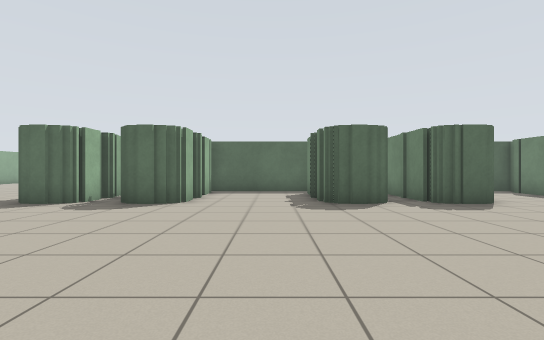
[1] (above)

24 first-person views from a walk through a world built for the Player/Stage simulator. The camera is 0.86 m above the floor, looks level and sees 85° across. Floor lines are 1 m apart. The floor is counted in squares, 1 m on a side. Each view is taken from the middle of a square. On the plan, view 1 faces up. The plan holds only what a view shows up to about 11 squares ahead; the rest is blank. Robots are left out.

[2]
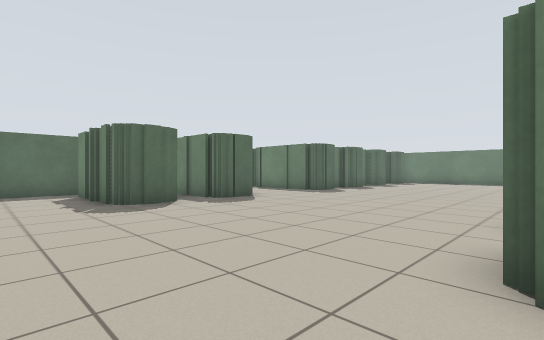

[3]
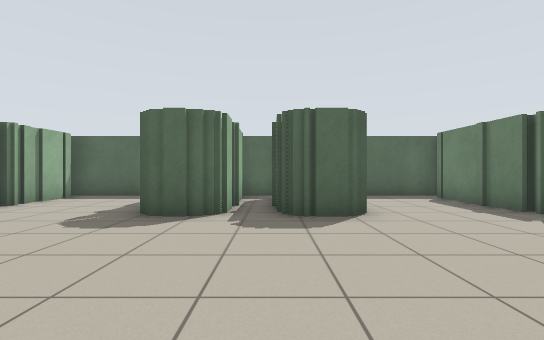

[4]
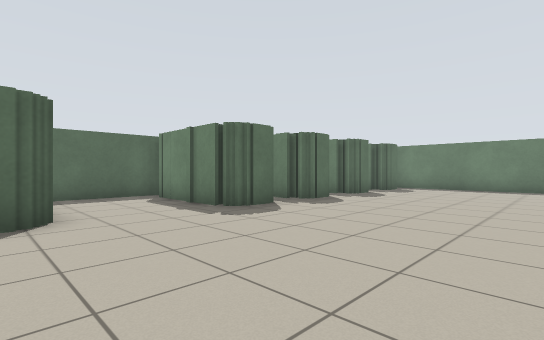

[5]
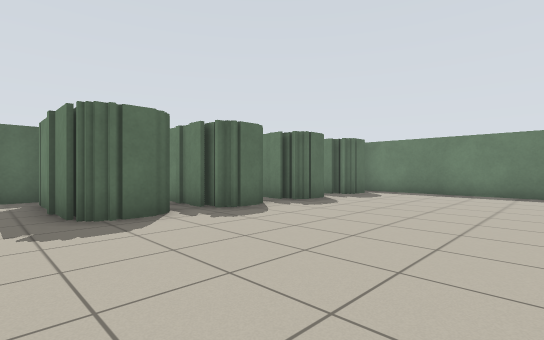

[6]
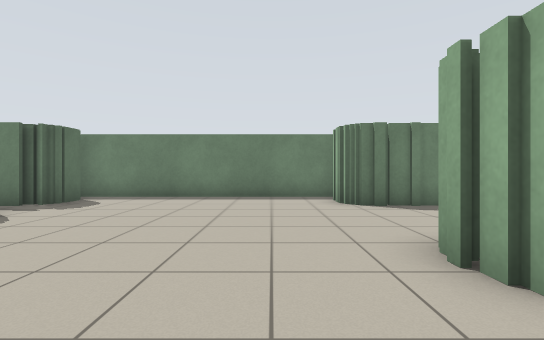

[7]
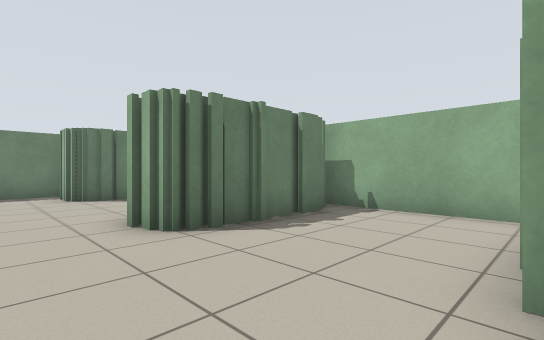

[8]
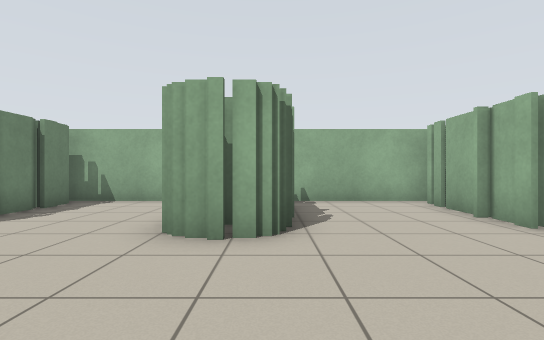

[9]
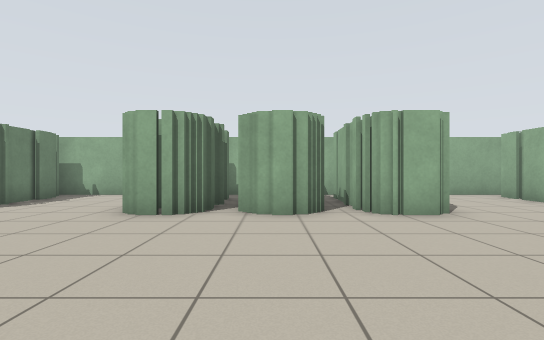

[10]
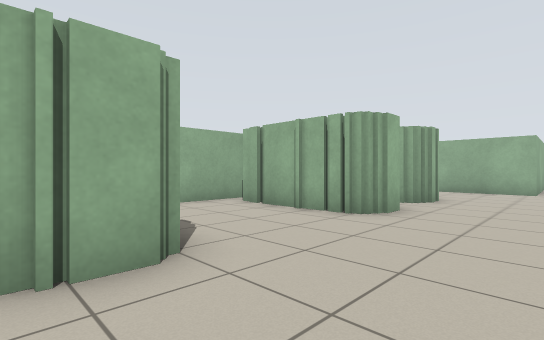

[11]
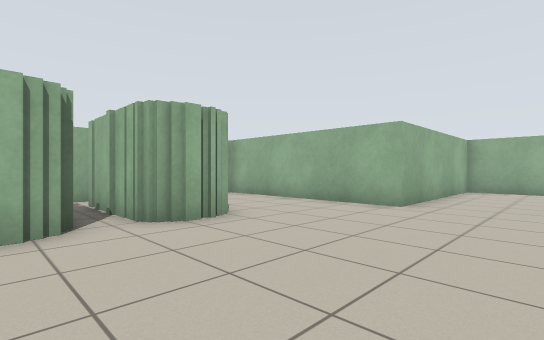

[12]
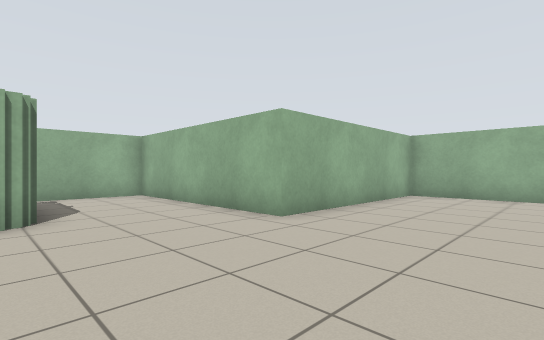

[13]
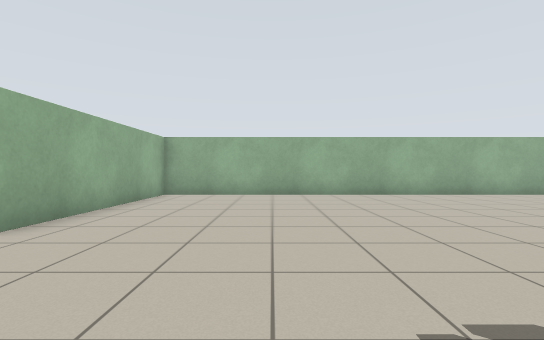

[14]
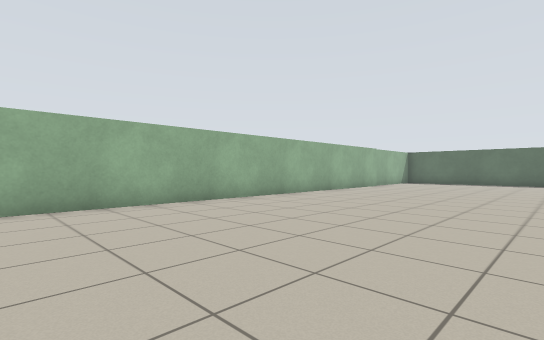

[15]
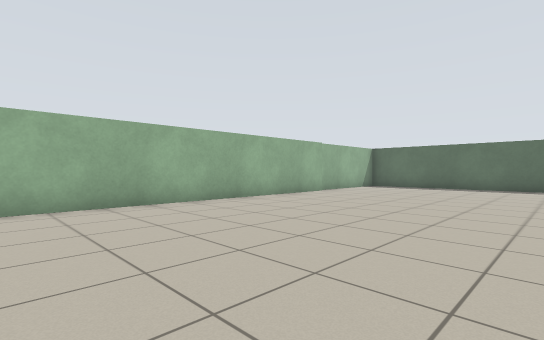

[16]
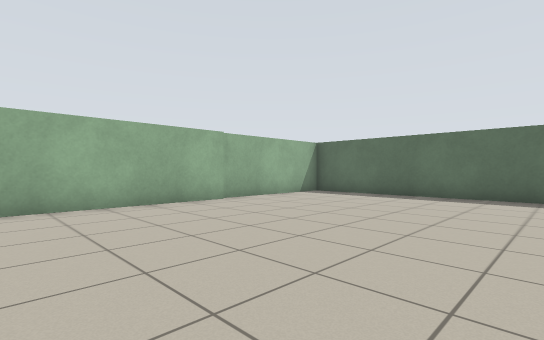

[17]
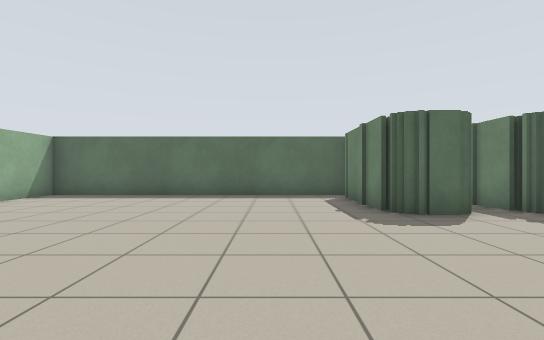

[18]
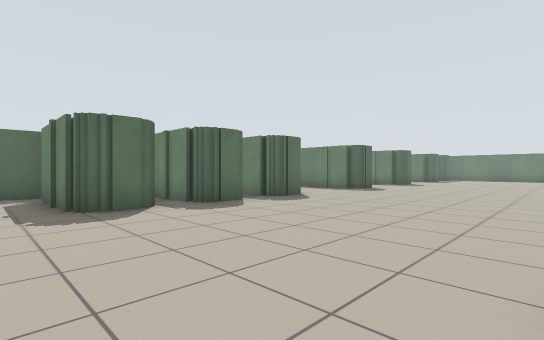

[19]
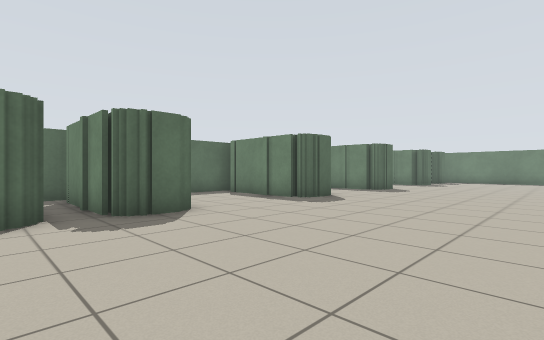

[20]
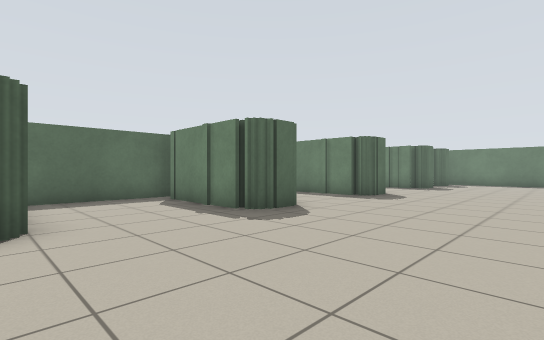

[21]
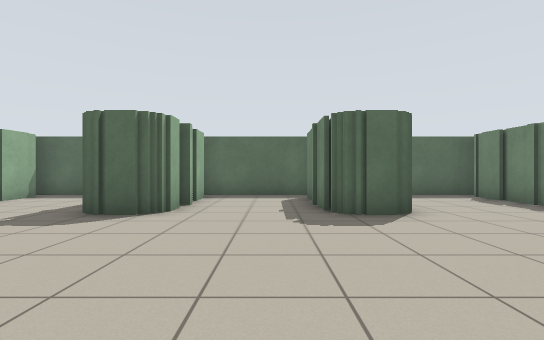

[22]
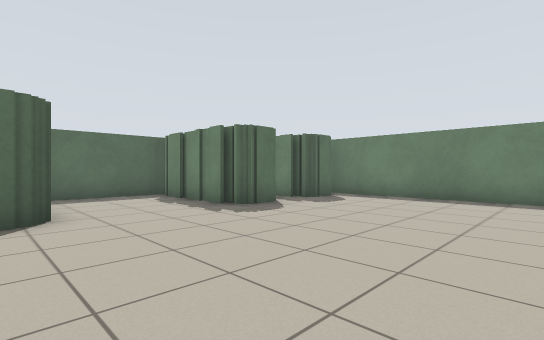

[23]
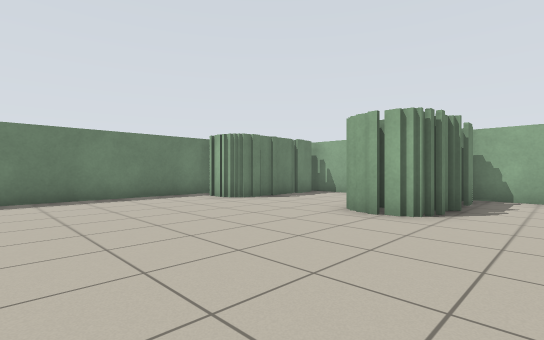

[24]
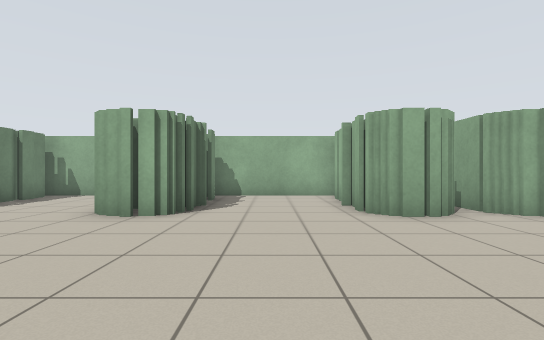

### Floor plan
Key: @ floor where view 1 was taken; # wall or solid block; x gap in a wall; . floor.
Columns run from 17 left of view 1 to 20 right of it. Each row starts with its distance up from view 1.
 28 ############     ##########  ####
 27 #.........##    ##...###..#  ...#
 26 #..........#    ##...###..#  ...#
 25 #..........###  ##...###..#  ...####
 24 #..........#######...###..###...##.###
 23 #....................................#
 22 #....................................#
 21 #....................................#
 20 #....................................#
 19 #....................................#
 18 #........ ...........................#
 17 #......... ........   ...............#
 16 #........             #.##...##...####
 15 #........             #  #...##...#
 14 #........                #...#  ..#
 13 #........                #...#  ..#
 12 #........     ########  ######   ###
 11 #........     #....###  ..#  #
 10 #........   ###....###  ..#  #
  9 #.........  ###....###  ..#  # x#
  8 #..........####....#####..#####.######
  7 #....................................#
  6 #....................................#
  5 #....................................#
  4 #....................................#
  3 #....................................#
  2 ########.............................#
  1        #.............................#
  0        #...#####.@.####.##...##....###
 -1        #... ####... #  .##...##...##
 -2        #... # ##..     ###...# ...##
 -3        #... ####..     ###...#  ..##
 -4        #... . x..       #....#  ...#
 -5        ######  ##       ######  ####

Positions as (right, up) in squares from view 1, and headings:
1: (0, 0), facing up
2: (-1, 0), facing up-right
3: (4, 2), facing up
4: (5, 2), facing up-right
5: (8, 2), facing up-right
6: (10, 2), facing right
7: (8, 2), facing down-right
8: (12, 4), facing down
9: (5, 6), facing down
10: (3, 3), facing down-left
11: (-3, 5), facing down-left
12: (-6, 6), facing down-left
13: (-6, 6), facing left
14: (-9, 8), facing up-left
15: (-9, 13), facing up-left
16: (-9, 18), facing up-left
17: (-9, 18), facing up
18: (-8, 17), facing up-right
19: (-3, 18), facing up-right
20: (0, 19), facing up-right
21: (8, 18), facing up
22: (10, 18), facing up-right
23: (10, 22), facing down-right
24: (10, 22), facing down
